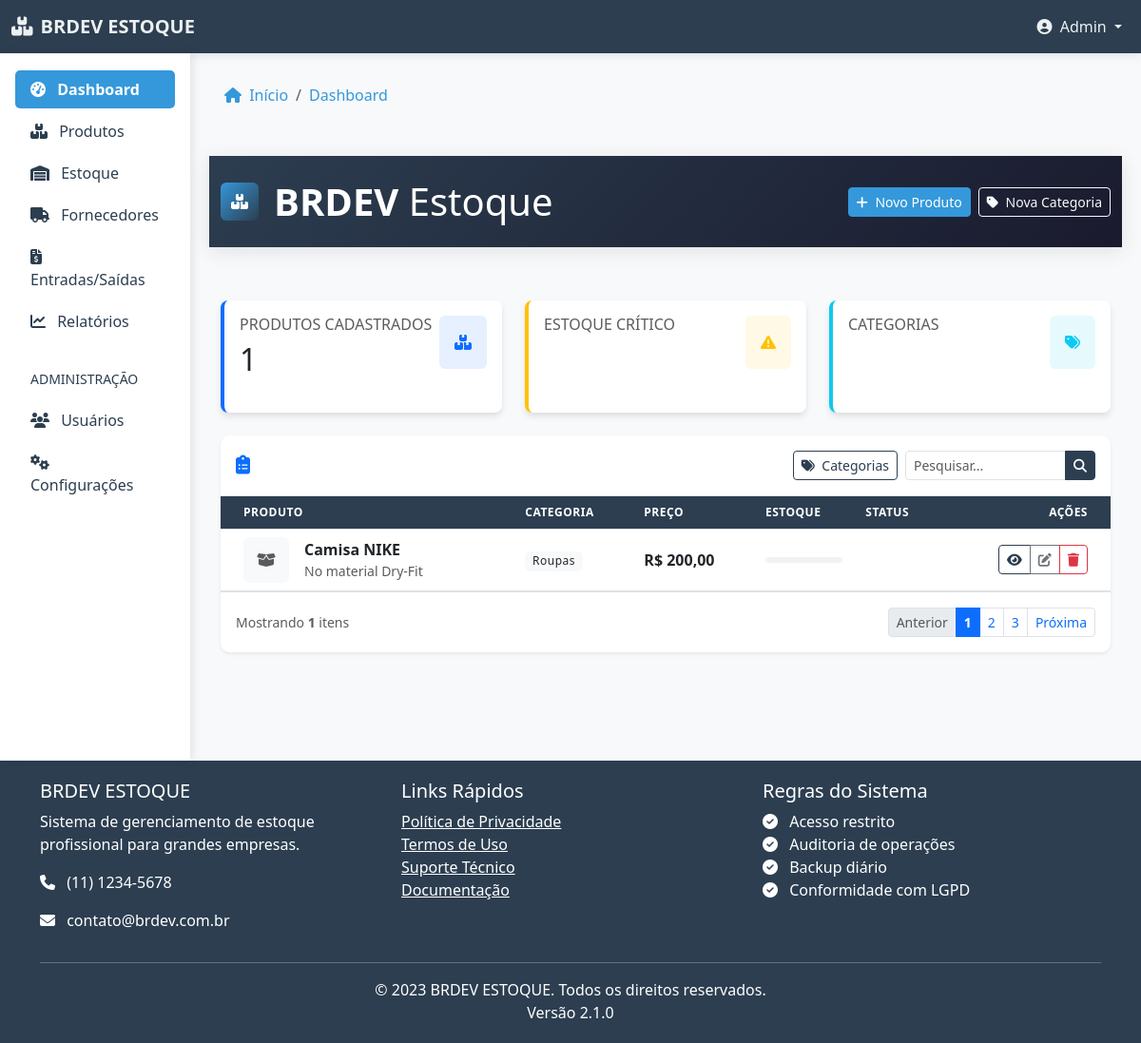
The app's page /, older data.
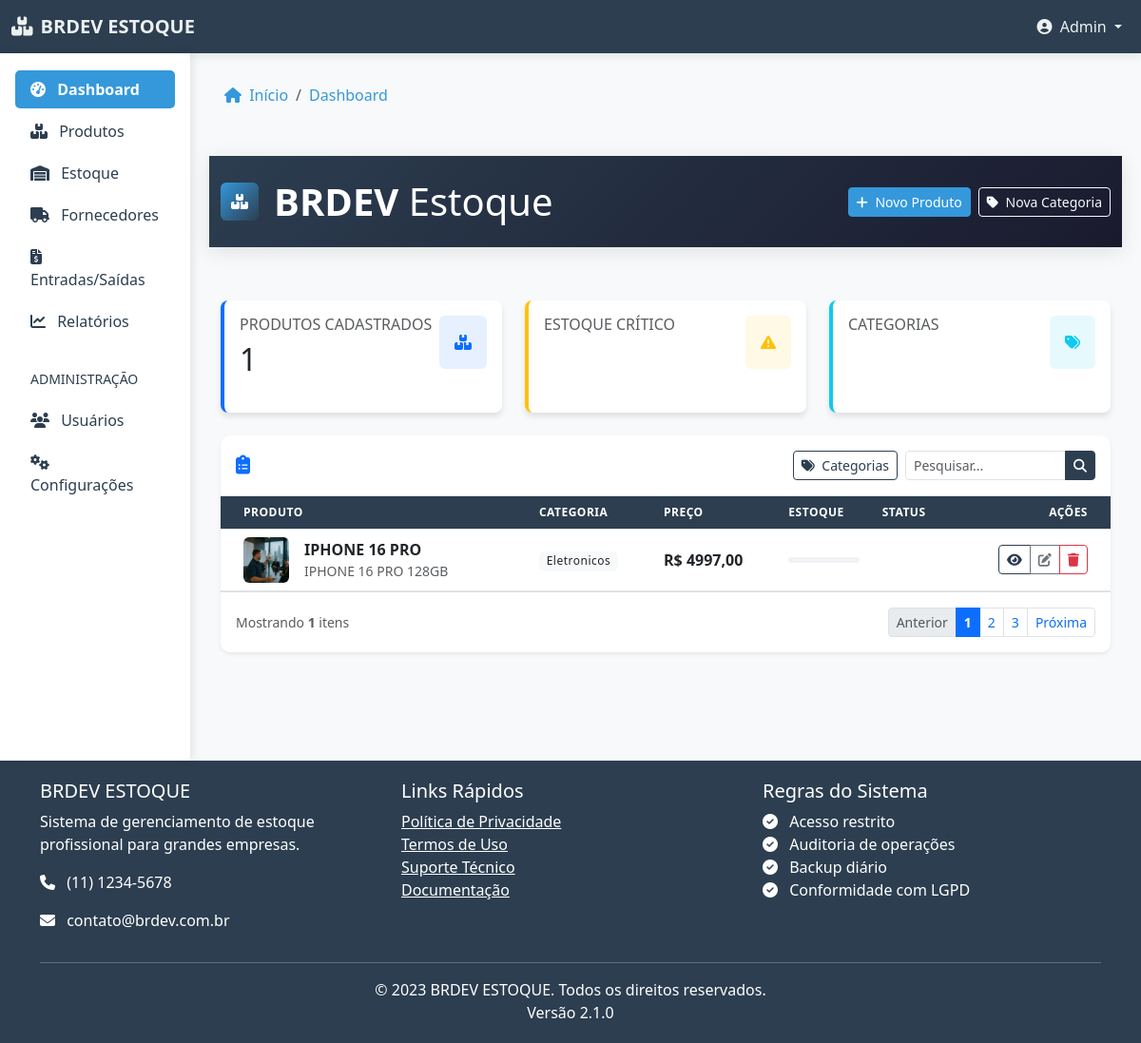
The same page, newer data.
### Proj/models.py (models this page shows, shortened)
class Produto(models.Model):
    nome = models.CharField(max_length=50, null=False, blank=False)
    categoria = models.ForeignKey(Categoria, on_delete=models.CASCADE,null=True, blank=True)
    preco = models.DecimalField(max_digits=10, decimal_places=2)
    Estoque = models.FloatField()
    status = models.BooleanField(default=True)
    photo = models.ImageField(upload_to='products/',blank=True, null=True)
    descricao = models.TextField(null=True, blank=True)

class Categoria(models.Model):
    nome = models.CharField(max_length=50, unique=True)

### Proj/views.py (the view)
# urls.py: path('', ProdutoListView.as_view(), name='ProdutoListView'),
class ProdutoListView(ListView):
    model = Produto
    template_name = 'Proj/products_list.html'
    context_object_name = 'produtos'
    def get_queryset(self):
        return Produto.objects.all().select_related('categoria')

### Proj/Templates/Proj/products_list.html (shortened to what this page needs)
{% extends "base.html" %}
{% load static %}
{% block content %}
<header class="header bg-gradient-dark">
  <div class="container py-4">
    <div class="d-flex justify-content-between align-items-center">
      <div class="d-flex align-items-center">
        <div class="brand-logo me-3 d-flex align-items-center justify-content-center bg-primary rounded" style="width: 40px; height: 40px;">
          <i class="fas fa-boxes text-white"></i>
        </div>
        <h1 class="mb-0 text-white">
          <span class="fw-bold">BRDEV</span> <span class="fw-light">Estoque</span>
        </h1>
      </div>
      <div class="d-flex">
        <a href="{% url 'ProdutoCreateView' %}" class="btn btn-primary btn-sm me-2">
          <i class="fas fa-plus me-1"></i> Novo Produto
        </a>
        <a href="{% url 'CategoriaCreateView' %}" class="btn btn-outline-light btn-sm">
          <i class="fas fa-tag me-1"></i> Nova Categoria
        </a>
      </div>
    </div>
  </div>
</header>
<main class="container py-4">
  <div class="row g-4 mb-4">
    <div class="col-md-4">
      <div class="card stat-card border-start border-4 border-primary">
        <div class="card-body">
          <div class="d-flex justify-content-between align-items-start">
            <div>
              <h6 class="text-uppercase text-muted mb-2">Produtos Cadastrados</h6>
              <h2 class="mb-0">{{ produtos.count }}</h2>
            </div>
            <div class="bg-primary bg-opacity-10 p-3 rounded">
              <i class="fas fa-boxes text-primary"></i>
            </div>
          </div>
        </div>
      </div>
    </div>
    <div class="col-md-4">
      <div class="card stat-card border-start border-4 border-warning">
        <div class="card-body">
          <div class="d-flex justify-content-between align-items-start">
            <div>
              <h6 class="text-uppercase text-muted mb-2">Estoque Crítico</h6>
            </div>
            <div class="bg-warning bg-opacity-10 p-3 rounded">
              <i class="fas fa-exclamation-triangle text-warning"></i>
            </div>
          </div>
        </div>
      </div>
    </div>
    <div class="col-md-4">
      <div class="card stat-card border-start border-4 border-info">
        <div class="card-body">
          <div class="d-flex justify-content-between align-items-start">
            <div>
              <h6 class="text-uppercase text-muted mb-2">Categorias</h6>
            </div>
            <div class="bg-info bg-opacity-10 p-3 rounded">
              <i class="fas fa-tags text-info"></i>
            </div>
          </div>
        </div>
      </div>
    </div>
  </div>
  <div class="card shadow-sm border-0 overflow-hidden">
    <div class="card-header bg-white border-bottom py-3">
      <div class="d-flex justify-content-between align-items-center">
        <h5 class="mb-0">
          <i class="fas fa-clipboard-list text-primary me-2"></i> Controle de Estoque
        </h5>
        <div class="d-flex">
          <a href="{% url 'CategoriaListView' %}" class="btn btn-sm btn-outline-dark me-2">
            <i class="fas fa-tags me-1"></i> Categorias
          </a>
          <div class="input-group input-group-sm" style="width: 200px;">
            <input type="text" class="form-control" placeholder="Pesquisar..." id="searchInput">
            <button class="btn btn-dark" type="button" id="searchButton">
              <i class="fas fa-search"></i>
            </button>
          </div>
        </div>
      </div>
    </div>
    <div class="table-responsive">
      <table class="table table-hover align-middle mb-0" id="productsTable">
        <thead class="table-light">
          <tr>
            <th class="ps-4">Produto</th>
            <th>Categoria</th>
            <th>Preço</th>
            <th>Estoque</th>
            <th>Status</th>
            <th class="text-end pe-4">Ações</th>
          </tr>
        </thead>
        <tbody>
          {% for produto in produtos %}
          <tr>
            <td class="ps-4">
              <div class="d-flex align-items-center">
                {% if produto.photo %}
                <img src="{{ produto.photo.url }}" alt="{{ produto.nome }}" class="rounded me-3" width="48" height="48" style="object-fit: cover;">
                {% else %}
                <div class="rounded bg-light d-flex align-items-center justify-content-center me-3" style="width: 48px; height: 48px;">
                  <i class="fas fa-box-open text-muted"></i>
                </div>
                {% endif %}
                <div>
                  <strong>{{ produto.nome }}</strong>
                  <div class="text-muted small">{{ produto.descricao|truncatechars:40 }}</div>
                </div>
              </div>
            </td>
            <td>
              <span class="badge bg-light text-dark">
                {{ produto.categoria.nome|default:"-" }}
              </span>
            </td>
            <td>
              <span class="fw-bold">R$ {{ produto.preco|floatformat:2 }}</span>
            </td>
            <td>
              <div class="d-flex align-items-center">
                <div class="progress flex-grow-1 me-2" style="height: 6px;">
                </div>
              </div>
            </td>
            <td>
            </td>
            <td class="text-end pe-4">
              <div class="btn-group btn-group-sm" role="group">
                <a href="{% url 'ProdutoDetailView' produto.pk %}" class="btn btn-sm btn-outline-dark" title="Visualizar" data-bs-toggle="tooltip">
                  <i class="fas fa-eye"></i>
                </a>
                <a href="{% url 'ProdutoUpdateView' produto.pk %}" class="btn btn-sm btn-outline-secondary" title="Editar" data-bs-toggle="tooltip">
                  <i class="fas fa-edit"></i>
                </a>
                <a href="{% url 'ProdutoDeleteView' produto.pk %}" class="btn btn-sm btn-outline-danger" title="Excluir" data-bs-toggle="tooltip">
                  <i class="fas fa-trash"></i>
                </a>
              </div>
            </td>
          </tr>
          {% endfor %}
        </tbody>
      </table>
    </div>
    {% if produtos %}
    <div class="card-footer bg-white border-top py-3">
      <div class="d-flex justify-content-between align-items-center">
        <div class="text-muted small">
          Mostrando <strong>{{ produtos.count }}</strong> itens
        </div>
        <nav aria-label="Page navigation">
          <ul class="pagination pagination-sm mb-0">
            <li class="page-item disabled">
              <a class="page-link" href="#" tabindex="-1" aria-disabled="true">Anterior</a>
            </li>
            <li class="page-item active"><a class="page-link" href="#">1</a></li>
            <li class="page-item"><a class="page-link" href="#">2</a></li>
            <li class="page-item"><a class="page-link" href="#">3</a></li>
            <li class="page-item">
              <a class="page-link" href="#">Próxima</a>
            </li>
          </ul>
        </nav>
      </div>
    </div>
    {% endif %}
  </div>
</main>
{% endblock %}

### Proj/Templates/base.html (shortened to what this page needs)
<!DOCTYPE html>
<html lang="pt-BR">
<head>
    <link href="https://cdn.jsdelivr.net/npm/bootstrap@5.3.0/dist/css/bootstrap.min.css" rel="stylesheet">
    <link rel="stylesheet" href="https://cdnjs.cloudflare.com/ajax/libs/font-awesome/6.4.0/css/all.min.css">
</head>
<body>
    <nav class="navbar navbar-expand-lg navbar-dark">
        <div class="container-fluid">
            <a class="navbar-brand" href="/">
                <i class="fas fa-boxes me-2"></i>BRDEV ESTOQUE
            </a>
            <div class="collapse navbar-collapse" id="navbarNav">
                <ul class="navbar-nav ms-auto">
                    <li class="nav-item dropdown">
                        <a class="nav-link dropdown-toggle" href="#" id="navbarDropdown" role="button" data-bs-toggle="dropdown">
                            <i class="fas fa-user-circle me-1"></i> Admin
                        </a>
                    </li>
                </ul>
            </div>
        </div>
    </nav>
    <div class="container-fluid">
        <div class="row">
            <div class="col-md-2 d-none d-md-block sidebar p-0">
                <div class="p-3">
                    <ul class="nav flex-column">
                        <li class="nav-item">
                            <a class="nav-link active" href="/">
                                <i class="fas fa-tachometer-alt me-2"></i> Dashboard
                            </a>
                        </li>
                        <li class="nav-item">
                            <a class="nav-link" href="#">
                                <i class="fas fa-boxes me-2"></i> Produtos
                            </a>
                        </li>
                        <li class="nav-item">
                            <a class="nav-link" href="#">
                                <i class="fas fa-warehouse me-2"></i> Estoque
                            </a>
                        </li>
                        <li class="nav-item">
                            <a class="nav-link" href="#">
                                <i class="fas fa-truck me-2"></i> Fornecedores
                            </a>
                        </li>
                        <li class="nav-item">
                            <a class="nav-link" href="#">
                                <i class="fas fa-file-invoice-dollar me-2"></i> Entradas/Saídas
                            </a>
                        </li>
                        <li class="nav-item">
                            <a class="nav-link" href="#">
                                <i class="fas fa-chart-line me-2"></i> Relatórios
                            </a>
                        </li>
                        <li class="nav-item mt-3">
                            <div class="nav-link text-muted">
                                <small>ADMINISTRAÇÃO</small>
                            </div>
                        </li>
                        <li class="nav-item">
                            <a class="nav-link" href="#">
                                <i class="fas fa-users me-2"></i> Usuários
                            </a>
                        </li>
                        <li class="nav-item">
                            <a class="nav-link" href="#">
                                <i class="fas fa-cogs me-2"></i> Configurações
                            </a>
                        </li>
                    </ul>
                </div>
            </div>
            <main class="col-md-10 ms-sm-auto content">
                <nav class="breadcrumb-nav" aria-label="breadcrumb">
                    <ol class="breadcrumb">
                        <li class="breadcrumb-item"><a href="/"><i class="fas fa-home me-1"></i> Início</a></li>
                        {% block breadcrumb %}
                            <li class="breadcrumb-item active" aria-current="page">Dashboard</li>
                        {% endblock %}
                    </ol>
                </nav>
                {% block content %}{% endblock %}
            </main>
        </div>
    </div>
    <footer class="footer">
        <div class="container">
            <div class="row">
                <div class="col-md-4">
                    <h5>BRDEV ESTOQUE</h5>
                    <p>Sistema de gerenciamento de estoque profissional para grandes empresas.</p>
                    <p><i class="fas fa-phone me-2"></i> (11) 1234-5678</p>
                    <p><i class="fas fa-envelope me-2"></i> contato@brdev.com.br</p>
                </div>
                <div class="col-md-4">
                    <h5>Links Rápidos</h5>
                    <ul class="list-unstyled">
                        <li><a href="#" class="text-white">Política de Privacidade</a></li>
                        <li><a href="#" class="text-white">Termos de Uso</a></li>
                        <li><a href="#" class="text-white">Suporte Técnico</a></li>
                        <li><a href="#" class="text-white">Documentação</a></li>
                    </ul>
                </div>
                <div class="col-md-4">
                    <h5>Regras do Sistema</h5>
                    <ul class="list-unstyled">
                        <li><i class="fas fa-check-circle me-2"></i> Acesso restrito</li>
                        <li><i class="fas fa-check-circle me-2"></i> Auditoria de operações</li>
                        <li><i class="fas fa-check-circle me-2"></i> Backup diário</li>
                        <li><i class="fas fa-check-circle me-2"></i> Conformidade com LGPD</li>
                    </ul>
                </div>
            </div>
            <hr class="bg-light">
            <div class="row">
                <div class="col-12 text-center">
                    <p class="mb-0">&copy; 2023 BRDEV ESTOQUE. Todos os direitos reservados.</p>
                    <p class="mb-0">Versão 2.1.0</p>
                </div>
            </div>
        </div>
    </footer>
</body>
</html>

### Proj/Templates/base.html (style rules this page uses)
:root { --primary-color: #2c3e50; --secondary-color: #3498db; --accent-color: #e74c3c; --light-color: #ecf0f1; --dark-color: #2c3e50; }
body { display: flex; flex-direction: column; min-height: 100vh; background-color: #f8f9fa; }
.navbar-brand { font-weight: 700; color: var(--light-color) !important; }
.navbar { background-color: var(--primary-color) !important; box-shadow: 0 2px 10px rgba(0, 0, 0, 0.1); }
.nav-link { color: var(--light-color) !important; font-weight: 500; }
.active { color: var(--secondary-color) !important; font-weight: 600; }
.sidebar { background-color: white; box-shadow: 2px 0 10px rgba(0, 0, 0, 0.1); height: calc(100vh - 56px); position: sticky; top: 56px; }
.sidebar .nav-link { color: var(--dark-color) !important; border-radius: 5px; margin: 2px 0; }
.sidebar .nav-link.active { background-color: var(--secondary-color); color: white !important; }
.content { padding: 20px; flex: 1; }
.footer { background-color: var(--primary-color); color: white; padding: 20px 0; margin-top: auto; }
.card { border-radius: 10px; box-shadow: 0 4px 6px rgba(0, 0, 0, 0.1); margin-bottom: 20px; border: none; }
.card-header { background-color: var(--primary-color); color: white; border-radius: 10px 10px 0 0 !important; }
.btn-primary { background-color: var(--secondary-color); border-color: var(--secondary-color); }
.table th { background-color: var(--primary-color); color: white; }
.breadcrumb-nav { background-color: #f8f9fa; padding: 0.75rem 1rem; border-radius: 0.375rem; margin-bottom: 1.5rem; }
.breadcrumb-item a { text-decoration: none; color: var(--secondary-color); }
.breadcrumb-item.active { color: var(--dark-color); font-weight: 500; }

### Proj/Templates/Proj/products_list.html (style rules this page uses)
.header { background: linear-gradient(135deg, #2c3e50 0%, #1a1a2e 100%); margin-bottom: 2rem; box-shadow: 0 4px 20px rgba(0,0,0,0.1); }
.brand-logo { background: linear-gradient(135deg, #3498db 0%, #2c3e50 100%); }
.stat-card { transition: all 0.3s ease; height: 100%; border-radius: 8px; }
.table th { font-weight: 600; text-transform: uppercase; font-size: 0.75rem; letter-spacing: 0.5px; color:rgb(255, 255, 255); }
.badge { font-weight: 500; padding: 0.35em 0.65em; font-size: 0.75em; letter-spacing: 0.5px; }
.progress { background-color: #f0f2f5; border-radius: 3px; }
.btn-dark { background-color: #2c3e50; border-color: #2c3e50; }
.btn-outline-dark { border-color: #2c3e50; color: #2c3e50; }

Row changes from the older to the newer data that the page shows:
removed Produto: nome "Camisa NIKE", descricao "No material Dry-Fit", categoria.nome "Roupas", preco "200,00"
added Produto: photo (picture), nome "IPHONE 16 PRO", descricao "IPHONE 16 PRO 128GB", categoria.nome "Eletronicos", preco "4997,00"
